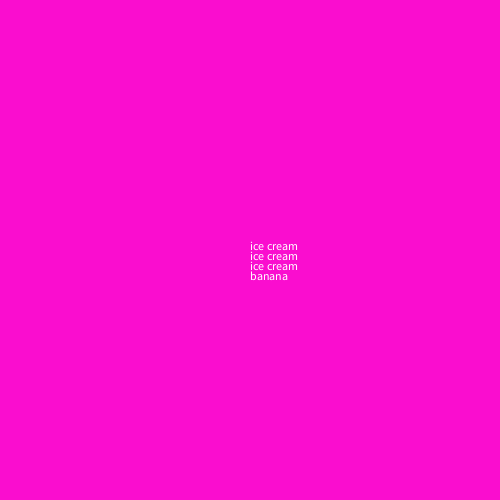
Frame 1 (no input)
Frame 60 (the mouse pressed at the canvas centre just before this capture): identical to frame 1, image omitted
Frame 120 (the mouse held since frame 60 and released just before this capture): identical to frame 1, image omitted

The Processing sketch that drew this single still picture (run headless with seeded random() and noise(); from frame 60 on, the mouse is pressed at the canvas centre):

// Processing sketch: BananaSplit
// ── BananaSplit.pde
int x = 250;
int y = 250;
void setup(){
  background(#FA0DCF);
  size(500,500);
  for(int i=0;i<3;i++){
  text("ice cream",x,y);
  y+=10;
  }
  text("banana",250,280);
}

void draw(){
  
}
